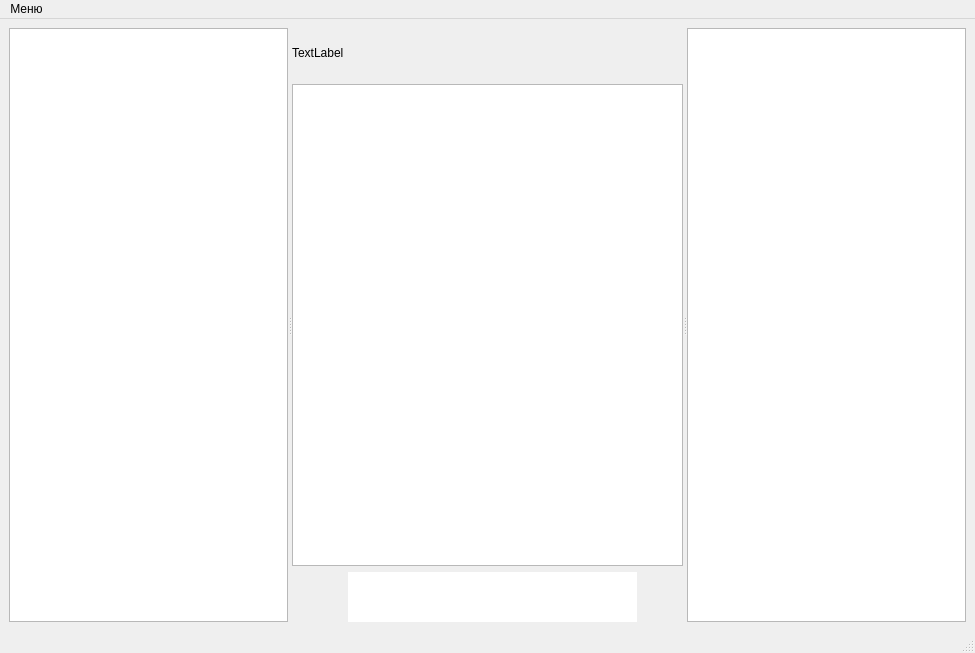
<?xml version="1.0" encoding="UTF-8"?>
<ui version="4.0">
 <class>MainWindow</class>
 <widget class="QMainWindow" name="MainWindow">
  <property name="geometry">
   <rect>
    <x>0</x>
    <y>0</y>
    <width>975</width>
    <height>653</height>
   </rect>
  </property>
  <property name="windowTitle">
   <string>PussyGram</string>
  </property>
  <property name="windowIcon">
   <iconset>
    <normaloff>:/res/kisspng-emoji-tiger-text-messaging-emoticon-sticker-lion-face-5ac99e07d28a10.8305330915231626318624.png</normaloff>:/res/kisspng-emoji-tiger-text-messaging-emoticon-sticker-lion-face-5ac99e07d28a10.8305330915231626318624.png</iconset>
  </property>
  <property name="styleSheet">
   <string notr="true"/>
  </property>
  <widget class="QWidget" name="centralwidget">
   <layout class="QGridLayout" name="gridLayout_5">
    <item row="0" column="0">
     <widget class="QSplitter" name="splitter">
      <property name="orientation">
       <enum>Qt::Horizontal</enum>
      </property>
      <widget class="QWidget" name="gridLayoutWidget">
       <layout class="QGridLayout" name="left_layout">
        <item row="0" column="0">
         <widget class="QListWidget" name="chats_list"/>
        </item>
       </layout>
      </widget>
      <widget class="QWidget" name="gridLayoutWidget_2">
       <layout class="QGridLayout" name="center_layout">
        <item row="3" column="0">
         <widget class="QPushButton" name="emoji_button">
          <property name="sizePolicy">
           <sizepolicy hsizetype="Fixed" vsizetype="Fixed">
            <horstretch>0</horstretch>
            <verstretch>0</verstretch>
           </sizepolicy>
          </property>
          <property name="minimumSize">
           <size>
            <width>50</width>
            <height>50</height>
           </size>
          </property>
          <property name="maximumSize">
           <size>
            <width>50</width>
            <height>50</height>
           </size>
          </property>
          <property name="styleSheet">
           <string notr="true"/>
          </property>
          <property name="text">
           <string/>
          </property>
          <property name="icon">
           <iconset>
            <normaloff>:/res/kisspng-emoji-tiger-text-messaging-emoticon-sticker-lion-face-5ac99e07d28a10.8305330915231626318624.png</normaloff>:/res/kisspng-emoji-tiger-text-messaging-emoticon-sticker-lion-face-5ac99e07d28a10.8305330915231626318624.png</iconset>
          </property>
          <property name="iconSize">
           <size>
            <width>50</width>
            <height>50</height>
           </size>
          </property>
          <property name="flat">
           <bool>true</bool>
          </property>
         </widget>
        </item>
        <item row="0" column="0" colspan="3">
         <widget class="QLabel" name="name_label">
          <property name="minimumSize">
           <size>
            <width>0</width>
            <height>50</height>
           </size>
          </property>
          <property name="text">
           <string>TextLabel</string>
          </property>
         </widget>
        </item>
        <item row="3" column="1">
         <widget class="QTextEdit" name="input_line">
          <property name="maximumSize">
           <size>
            <width>16777215</width>
            <height>50</height>
           </size>
          </property>
          <property name="font">
           <font>
            <pointsize>12</pointsize>
           </font>
          </property>
          <property name="frameShape">
           <enum>QFrame::NoFrame</enum>
          </property>
          <property name="verticalScrollBarPolicy">
           <enum>Qt::ScrollBarAlwaysOff</enum>
          </property>
          <property name="horizontalScrollBarPolicy">
           <enum>Qt::ScrollBarAlwaysOff</enum>
          </property>
         </widget>
        </item>
        <item row="3" column="2">
         <widget class="QPushButton" name="send_button">
          <property name="maximumSize">
           <size>
            <width>50</width>
            <height>50</height>
           </size>
          </property>
          <property name="text">
           <string/>
          </property>
          <property name="icon">
           <iconset>
            <normaloff>:/res/pngaaa.com-946722 (1).png</normaloff>:/res/pngaaa.com-946722 (1).png</iconset>
          </property>
          <property name="iconSize">
           <size>
            <width>45</width>
            <height>25</height>
           </size>
          </property>
          <property name="flat">
           <bool>true</bool>
          </property>
         </widget>
        </item>
        <item row="1" column="0" colspan="3">
         <widget class="QTextEdit" name="chat_"/>
        </item>
       </layout>
      </widget>
      <widget class="QWidget" name="gridLayoutWidget_3">
       <layout class="QGridLayout" name="right_layout">
        <item row="0" column="0" colspan="2">
         <widget class="QListWidget" name="members_list"/>
        </item>
       </layout>
      </widget>
     </widget>
    </item>
   </layout>
  </widget>
  <widget class="QMenuBar" name="menubar">
   <property name="geometry">
    <rect>
     <x>0</x>
     <y>0</y>
     <width>975</width>
     <height>25</height>
    </rect>
   </property>
   <widget class="QMenu" name="menu">
    <property name="title">
     <string>Меню</string>
    </property>
    <addaction name="action"/>
    <addaction name="action_4"/>
    <addaction name="separator"/>
    <addaction name="action_3"/>
    <addaction name="separator"/>
    <addaction name="reconnection_button"/>
   </widget>
   <addaction name="menu"/>
  </widget>
  <widget class="QStatusBar" name="statusbar"/>
  <action name="action">
   <property name="text">
    <string>Добавить друга</string>
   </property>
  </action>
  <action name="reconnection_button">
   <property name="text">
    <string>Сменить пользователя</string>
   </property>
  </action>
  <action name="action_3">
   <property name="text">
    <string>Создать группу</string>
   </property>
  </action>
  <action name="action_4">
   <property name="text">
    <string>Удалить друга</string>
   </property>
  </action>
 </widget>
 <resources/>
 <connections/>
</ui>
